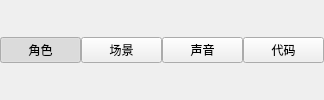
                  <widget class="QFrame" name="outline_menu_frame">
                   <property name="sizePolicy">
                    <sizepolicy hsizetype="Preferred" vsizetype="Fixed">
                     <horstretch>0</horstretch>
                     <verstretch>0</verstretch>
                    </sizepolicy>
                   </property>
                   <property name="minimumSize">
                    <size>
                     <width>324</width>
                     <height>50</height>
                    </size>
                   </property>
                   <property name="maximumSize">
                    <size>
                     <width>324</width>
                     <height>16777215</height>
                    </size>
                   </property>
                   <property name="styleSheet">
                    <string notr="true"/>
                   </property>
                   <layout class="QHBoxLayout" name="horizontalLayout_4">
                    <property name="spacing">
                     <number>0</number>
                    </property>
                    <property name="leftMargin">
                     <number>0</number>
                    </property>
                    <property name="topMargin">
                     <number>0</number>
                    </property>
                    <property name="rightMargin">
                     <number>0</number>
                    </property>
                    <property name="bottomMargin">
                     <number>0</number>
                    </property>
                    <item>
                     <widget class="QPushButton" name="btn_outline_sprite">
                      <property name="text">
                       <string>角色</string>
                      </property>
                      <property name="checkable">
                       <bool>true</bool>
                      </property>
                      <property name="checked">
                       <bool>true</bool>
                      </property>
                      <property name="autoExclusive">
                       <bool>true</bool>
                      </property>
                      <property name="autoDefault">
                       <bool>false</bool>
                      </property>
                      <property name="default">
                       <bool>false</bool>
                      </property>
                      <property name="flat">
                       <bool>false</bool>
                      </property>
                     </widget>
                    </item>
                    <item>
                     <widget class="QPushButton" name="btn_outline_bg">
                      <property name="text">
                       <string>场景</string>
                      </property>
                      <property name="checkable">
                       <bool>true</bool>
                      </property>
                      <property name="autoExclusive">
                       <bool>true</bool>
                      </property>
                     </widget>
                    </item>
                    <item>
                     <widget class="QPushButton" name="btn_outline_sound">
                      <property name="text">
                       <string>声音</string>
                      </property>
                      <property name="checkable">
                       <bool>true</bool>
                      </property>
                      <property name="autoExclusive">
                       <bool>true</bool>
                      </property>
                      <property name="autoDefault">
                       <bool>false</bool>
                      </property>
                      <property name="default">
                       <bool>false</bool>
                      </property>
                      <property name="flat">
                       <bool>false</bool>
                      </property>
                     </widget>
                    </item>
                    <item>
                     <widget class="QPushButton" name="btn_outline_code">
                      <property name="text">
                       <string>代码</string>
                      </property>
                      <property name="checkable">
                       <bool>true</bool>
                      </property>
                      <property name="checked">
                       <bool>false</bool>
                      </property>
                      <property name="autoExclusive">
                       <bool>true</bool>
                      </property>
                      <property name="autoDefault">
                       <bool>false</bool>
                      </property>
                      <property name="default">
                       <bool>false</bool>
                      </property>
                      <property name="flat">
                       <bool>false</bool>
                      </property>
                     </widget>
                    </item>
                   </layout>
                  </widget>
